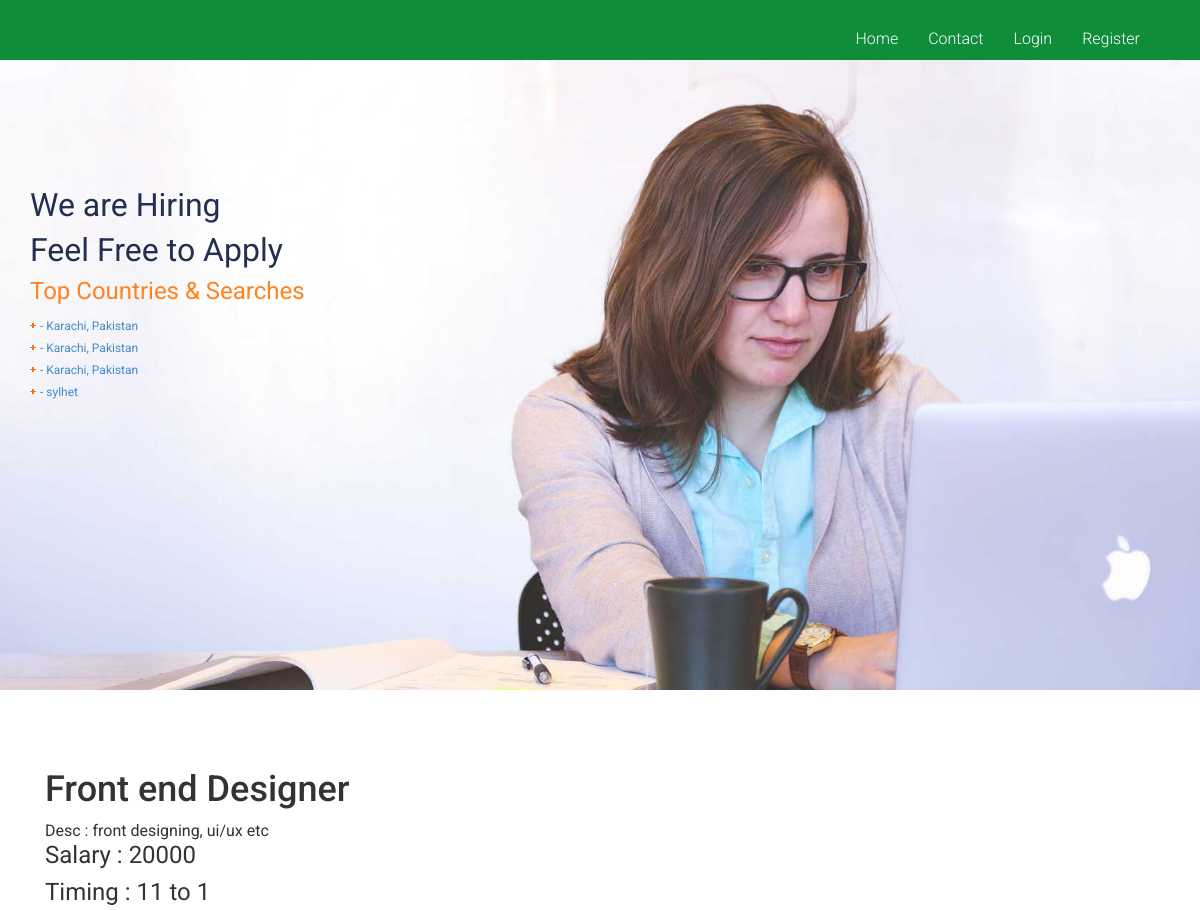
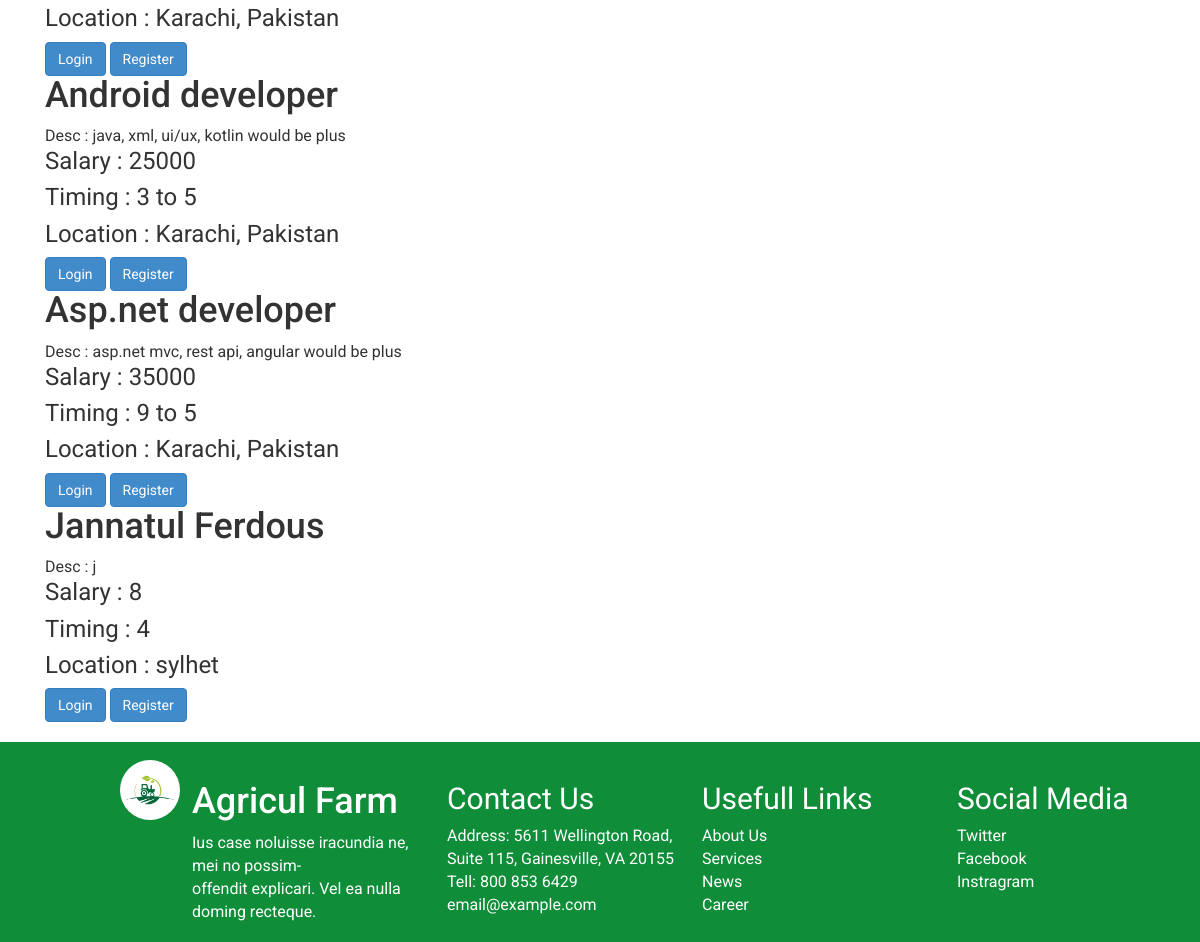
Screenshot of /JobsPortal/index.php with the database file from the repository (2 pictures, top to bottom).
### tables this page shows
CREATE TABLE `jobs` (
  `jobid` int(11) NOT NULL,
  `title` varchar(50) NOT NULL,
  `catid` int(11) NOT NULL,
  `description` varchar(50) NOT NULL,
  `salary` varchar(50) NOT NULL,
  `timing` varchar(50) NOT NULL,
  `location` varchar(50) NOT NULL,
  `empid` int(11) NOT NULL
);

### JobsPortal/job.php (the view, shortened to what this page needs)
<div class="banner">
	<div class="container">
		<div id="search_wrapper">
		 <div id="search_form" class="clearfix">
		 <h1>We are Hiring </h1>
		 <h1>Feel Free to Apply </h1>
            <h2 class="title">top Countries &amp; searches</h2>
         </div>
		 <div id="city_1" class="clearfix">
			 <ul class="orange">
			 <?php
				include('dbconnect.php');
				$sql = "select * from jobs";
				$rs = mysqli_query($con,$sql);
				while($data = mysqli_fetch_array($rs)){
			 ?>
			 <li>
			 <a href="#"><?= $data['categories'] ?> - <?= $data['location'] ?> </a>
			 </li>
			 <?php
				}
				?>
			 </ul>
	     </div>
       </div>
   </div>
</div>
<div class="container">
<div class="single">
<?php
  include('dbconnect.php');
  $sql = "select * from jobs";
  $rs = mysqli_query($con,$sql);
  while($data = mysqli_fetch_array($rs)){
?>
       <div class="col-md-12" height="400px;" >
                <h1><?= $data['title'] ?></h1>
                <p>Desc :   <?= $data['description'] ?></p>
                <h3>Salary :   <?= $data['salary'] ?></h3>
                <h3>Timing :   <?= $data['timing'] ?></h3>
                <h3>Location :   <?= $data['location'] ?></h3>
                 <?php
					$type = $_SESSION['type'];
					if($type == 2){
						echo "<a href='apply.php?jobid=".$data["jobid"]."' class='btn btn-primary'>Apply Now</a>";
					}else{
						echo '<a href="login.php" class="btn btn-primary"> Login </a> ';
						echo '<a href="register.php" class="btn btn-primary"> Register </a>';
					}
				 ?>
        </div>
       <?php
  }
  ?>
     </div>
</div>

### JobsPortal/css/style.css (style rules this page uses)
h4, h5, h6, h1, h2, h3 { margin-top: 0; }
ul, ol { margin: 0; }
p { margin: 0; }
html, body { font-family: "Roboto", sans-serif; font-size: 100%; background: #fff; }
body a { transition: 0.5s all; -webkit-transition: 0.5s all; -moz-transition: 0.5s all; -o-transition: 0.5s all; -ms-transition: 0.5s all; }
.banner { background: url(../images/banner.jpg) no-repeat center top; background-size: cover; -webkit-background-size: cover; -moz-background-size: cover; -o-background-size: cover; min-height: 630px; }
#search_wrapper { margin-top: 8em; }
#search_form h1 { color: #222f50; font-size: 2em; margin-bottom: 10px; font-weight: 400; }
h2.title { font-size: 1.5em; border-bottom: none; color: #ff821c !important; margin: 0; margin-bottom: 8px; margin-top: 4px; padding-bottom: 0; font-weight: 400; text-transform: capitalize; }
#city_1 { height: 106px; width: 516px; display: block; }
#city_1 ul { float: left; font-size: 12px; color: #010101; list-style: none; padding: 5px 0 0 0; margin-right: 10%; }
#city_1 ul li { margin-bottom: 5px; padding-left: 10px; }
#city_1 ul.orange li { background: url(../images/orange-bullet1.gif) no-repeat 0 5px; }
.single { padding: 5em 0; }
.headings h1, h2, h3, h4, h5, h6 { font-weight: 400; }

### rows the page displays
jobs: location "Karachi, Pakistan", title "Front end Designer", description "front designing, ui/ux etc", salary "20000", timing "11 to 1"
jobs: location "Karachi, Pakistan", title "Android developer", description "java, xml, ui/ux, kotlin would be plus", salary "25000", timing "3 to 5"
jobs: location "Karachi, Pakistan", title "Asp.net developer", description "asp.net mvc, rest api, angular would be plus", salary "35000", timing "9 to 5"
jobs: location "sylhet", title "Jannatul Ferdous", description "j", salary "8", timing "4"
